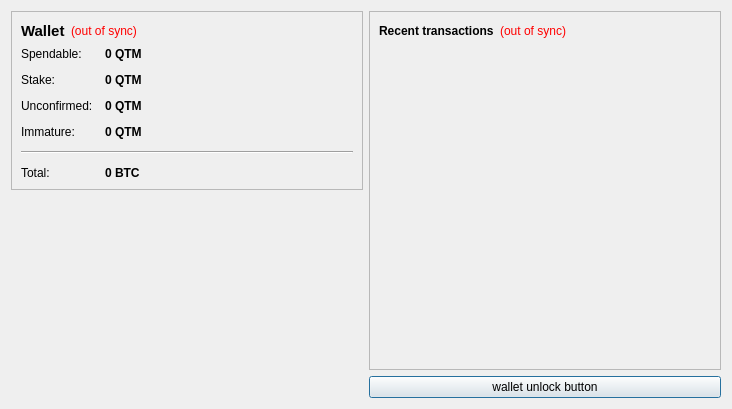
<?xml version="1.0" encoding="UTF-8"?>
<ui version="4.0">
 <class>OverviewPage</class>
 <widget class="QWidget" name="OverviewPage">
  <property name="geometry">
   <rect>
    <x>0</x>
    <y>0</y>
    <width>732</width>
    <height>409</height>
   </rect>
  </property>
  <property name="windowTitle">
   <string>Form</string>
  </property>
  <layout class="QHBoxLayout" name="horizontalLayout" stretch="0,0">
   <item>
    <layout class="QVBoxLayout" name="verticalLayout_2">
     <item>
      <widget class="QFrame" name="frame">
       <property name="frameShape">
        <enum>QFrame::StyledPanel</enum>
       </property>
       <property name="frameShadow">
        <enum>QFrame::Raised</enum>
       </property>
       <layout class="QVBoxLayout" name="verticalLayout_4">
        <item>
         <layout class="QHBoxLayout" name="horizontalLayout_4">
          <item>
           <widget class="QLabel" name="label_5">
            <property name="font">
             <font>
              <pointsize>11</pointsize>
              <weight>75</weight>
              <bold>true</bold>
             </font>
            </property>
            <property name="text">
             <string>Wallet</string>
            </property>
           </widget>
          </item>
          <item>
           <widget class="QLabel" name="labelWalletStatus">
            <property name="toolTip">
             <string>The displayed information may be out of date. Your wallet automatically synchronizes with the QuantumCoin network after a connection is established, but this process has not completed yet.</string>
            </property>
            <property name="styleSheet">
             <string notr="true">QLabel { color: red; }</string>
            </property>
            <property name="text">
             <string notr="true">(out of sync)</string>
            </property>
            <property name="alignment">
             <set>Qt::AlignLeading|Qt::AlignLeft|Qt::AlignVCenter</set>
            </property>
           </widget>
          </item>
          <item>
           <spacer name="horizontalSpacer_2">
            <property name="orientation">
             <enum>Qt::Horizontal</enum>
            </property>
            <property name="sizeHint" stdset="0">
             <size>
              <width>40</width>
              <height>20</height>
             </size>
            </property>
           </spacer>
          </item>
         </layout>
        </item>
        <item>
         <layout class="QFormLayout" name="formLayout_2">
          <property name="fieldGrowthPolicy">
           <enum>QFormLayout::AllNonFixedFieldsGrow</enum>
          </property>
          <property name="horizontalSpacing">
           <number>12</number>
          </property>
          <property name="verticalSpacing">
           <number>12</number>
          </property>
          <item row="0" column="0">
           <widget class="QLabel" name="label">
            <property name="text">
             <string>Spendable:</string>
            </property>
           </widget>
          </item>
          <item row="0" column="1">
           <widget class="QLabel" name="labelBalance">
            <property name="font">
             <font>
              <weight>75</weight>
              <bold>true</bold>
             </font>
            </property>
            <property name="cursor">
             <cursorShape>IBeamCursor</cursorShape>
            </property>
            <property name="toolTip">
             <string>Your current spendable balance</string>
            </property>
            <property name="text">
             <string notr="true">0 QTM</string>
            </property>
            <property name="textInteractionFlags">
             <set>Qt::LinksAccessibleByMouse|Qt::TextSelectableByKeyboard|Qt::TextSelectableByMouse</set>
            </property>
           </widget>
          </item>
          <item row="1" column="0">
           <widget class="QLabel" name="label_6">
            <property name="text">
             <string>Stake:</string>
            </property>
           </widget>
          </item>
          <item row="1" column="1">
           <widget class="QLabel" name="labelStake">
            <property name="font">
             <font>
              <weight>75</weight>
              <bold>true</bold>
             </font>
            </property>
            <property name="cursor">
             <cursorShape>IBeamCursor</cursorShape>
            </property>
            <property name="toolTip">
             <string>Total of coins that was staked, and do not yet count toward the current balance</string>
            </property>
            <property name="text">
             <string notr="true">0 QTM</string>
            </property>
            <property name="textInteractionFlags">
             <set>Qt::LinksAccessibleByMouse|Qt::TextSelectableByKeyboard|Qt::TextSelectableByMouse</set>
            </property>
           </widget>
          </item>
          <item row="2" column="0">
           <widget class="QLabel" name="label_3">
            <property name="text">
             <string>Unconfirmed:</string>
            </property>
           </widget>
          </item>
          <item row="2" column="1">
           <widget class="QLabel" name="labelUnconfirmed">
            <property name="font">
             <font>
              <weight>75</weight>
              <bold>true</bold>
             </font>
            </property>
            <property name="cursor">
             <cursorShape>IBeamCursor</cursorShape>
            </property>
            <property name="toolTip">
             <string>Total of transactions that have yet to be confirmed, and do not yet count toward the current balance</string>
            </property>
            <property name="text">
             <string notr="true">0 QTM</string>
            </property>
            <property name="textInteractionFlags">
             <set>Qt::LinksAccessibleByMouse|Qt::TextSelectableByKeyboard|Qt::TextSelectableByMouse</set>
            </property>
           </widget>
          </item>
          <item row="3" column="0">
           <widget class="QLabel" name="labelImmatureText">
            <property name="text">
             <string>Immature:</string>
            </property>
           </widget>
          </item>
          <item row="3" column="1">
           <widget class="QLabel" name="labelImmature">
            <property name="font">
             <font>
              <weight>75</weight>
              <bold>true</bold>
             </font>
            </property>
            <property name="toolTip">
             <string>Mined balance that has not yet matured</string>
            </property>
            <property name="text">
             <string notr="true">0 QTM</string>
            </property>
            <property name="textInteractionFlags">
             <set>Qt::LinksAccessibleByMouse|Qt::TextSelectableByKeyboard|Qt::TextSelectableByMouse</set>
            </property>
           </widget>
          </item>
          <item row="4" column="0" colspan="2">
           <widget class="Line" name="line">
            <property name="orientation">
             <enum>Qt::Horizontal</enum>
            </property>
           </widget>
          </item>
          <item row="5" column="0">
           <widget class="QLabel" name="labelTotalText">
            <property name="text">
             <string>Total:</string>
            </property>
           </widget>
          </item>
          <item row="5" column="1">
           <widget class="QLabel" name="labelTotal">
            <property name="font">
             <font>
              <weight>75</weight>
              <bold>true</bold>
             </font>
            </property>
            <property name="cursor">
             <cursorShape>IBeamCursor</cursorShape>
            </property>
            <property name="toolTip">
             <string>Your current total balance</string>
            </property>
            <property name="text">
             <string notr="true">0 BTC</string>
            </property>
            <property name="textInteractionFlags">
             <set>Qt::LinksAccessibleByMouse|Qt::TextSelectableByKeyboard|Qt::TextSelectableByMouse</set>
            </property>
           </widget>
          </item>
         </layout>
        </item>
       </layout>
      </widget>
     </item>
     <item>
      <spacer name="verticalSpacer_4">
       <property name="orientation">
        <enum>Qt::Vertical</enum>
       </property>
       <property name="sizeHint" stdset="0">
        <size>
         <width>20</width>
         <height>40</height>
        </size>
       </property>
      </spacer>
     </item>
     <item>
      <widget class="QLabel" name="label_2">
       <property name="text">
        <string/>
       </property>
       <property name="pixmap">
        <pixmap resource="../bitcoin.qrc">:/images/Wallet_Logo</pixmap>
       </property>
       <property name="alignment">
        <set>Qt::AlignCenter</set>
       </property>
      </widget>
     </item>
     <item>
      <spacer name="verticalSpacer">
       <property name="orientation">
        <enum>Qt::Vertical</enum>
       </property>
       <property name="sizeHint" stdset="0">
        <size>
         <width>20</width>
         <height>40</height>
        </size>
       </property>
      </spacer>
     </item>
    </layout>
   </item>
   <item>
    <layout class="QVBoxLayout" name="verticalLayout_3">
     <item>
      <widget class="QFrame" name="frame_2">
       <property name="frameShape">
        <enum>QFrame::StyledPanel</enum>
       </property>
       <property name="frameShadow">
        <enum>QFrame::Raised</enum>
       </property>
       <layout class="QVBoxLayout" name="verticalLayout">
        <item>
         <layout class="QHBoxLayout" name="horizontalLayout_2">
          <item>
           <widget class="QLabel" name="label_4">
            <property name="text">
             <string>&lt;b&gt;Recent transactions&lt;/b&gt;</string>
            </property>
           </widget>
          </item>
          <item>
           <widget class="QLabel" name="labelTransactionsStatus">
            <property name="toolTip">
             <string>The displayed information may be out of date. Your wallet automatically synchronizes with the QuantumCoin network after a connection is established, but this process has not completed yet.</string>
            </property>
            <property name="styleSheet">
             <string notr="true">QLabel { color: red; }</string>
            </property>
            <property name="text">
             <string notr="true">(out of sync)</string>
            </property>
            <property name="alignment">
             <set>Qt::AlignRight|Qt::AlignTrailing|Qt::AlignVCenter</set>
            </property>
           </widget>
          </item>
          <item>
           <spacer name="horizontalSpacer">
            <property name="orientation">
             <enum>Qt::Horizontal</enum>
            </property>
            <property name="sizeHint" stdset="0">
             <size>
              <width>40</width>
              <height>20</height>
             </size>
            </property>
           </spacer>
          </item>
         </layout>
        </item>
        <item>
         <widget class="QListView" name="listTransactions">
          <property name="styleSheet">
           <string notr="true">QListView { background: transparent; }</string>
          </property>
          <property name="frameShape">
           <enum>QFrame::NoFrame</enum>
          </property>
          <property name="verticalScrollBarPolicy">
           <enum>Qt::ScrollBarAlwaysOff</enum>
          </property>
          <property name="horizontalScrollBarPolicy">
           <enum>Qt::ScrollBarAlwaysOff</enum>
          </property>
          <property name="selectionMode">
           <enum>QAbstractItemView::NoSelection</enum>
          </property>
         </widget>
        </item>
       </layout>
      </widget>
     </item>
     <item>
      <widget class="QPushButton" name="unlockWalletButton">
       <property name="sizePolicy">
        <sizepolicy hsizetype="Minimum" vsizetype="Fixed">
         <horstretch>0</horstretch>
         <verstretch>0</verstretch>
        </sizepolicy>
       </property>
       <property name="maximumSize">
        <size>
         <width>16777214</width>
         <height>16777214</height>
        </size>
       </property>
       <property name="toolTip">
        <string/>
       </property>
       <property name="text">
        <string>wallet unlock button</string>
       </property>
       <property name="checkable">
        <bool>false</bool>
       </property>
       <property name="autoDefault">
        <bool>false</bool>
       </property>
       <property name="default">
        <bool>true</bool>
       </property>
       <property name="flat">
        <bool>false</bool>
       </property>
      </widget>
     </item>
    </layout>
   </item>
  </layout>
 </widget>
 <resources>
  <include location="../bitcoin.qrc"/>
 </resources>
 <connections/>
</ui>
